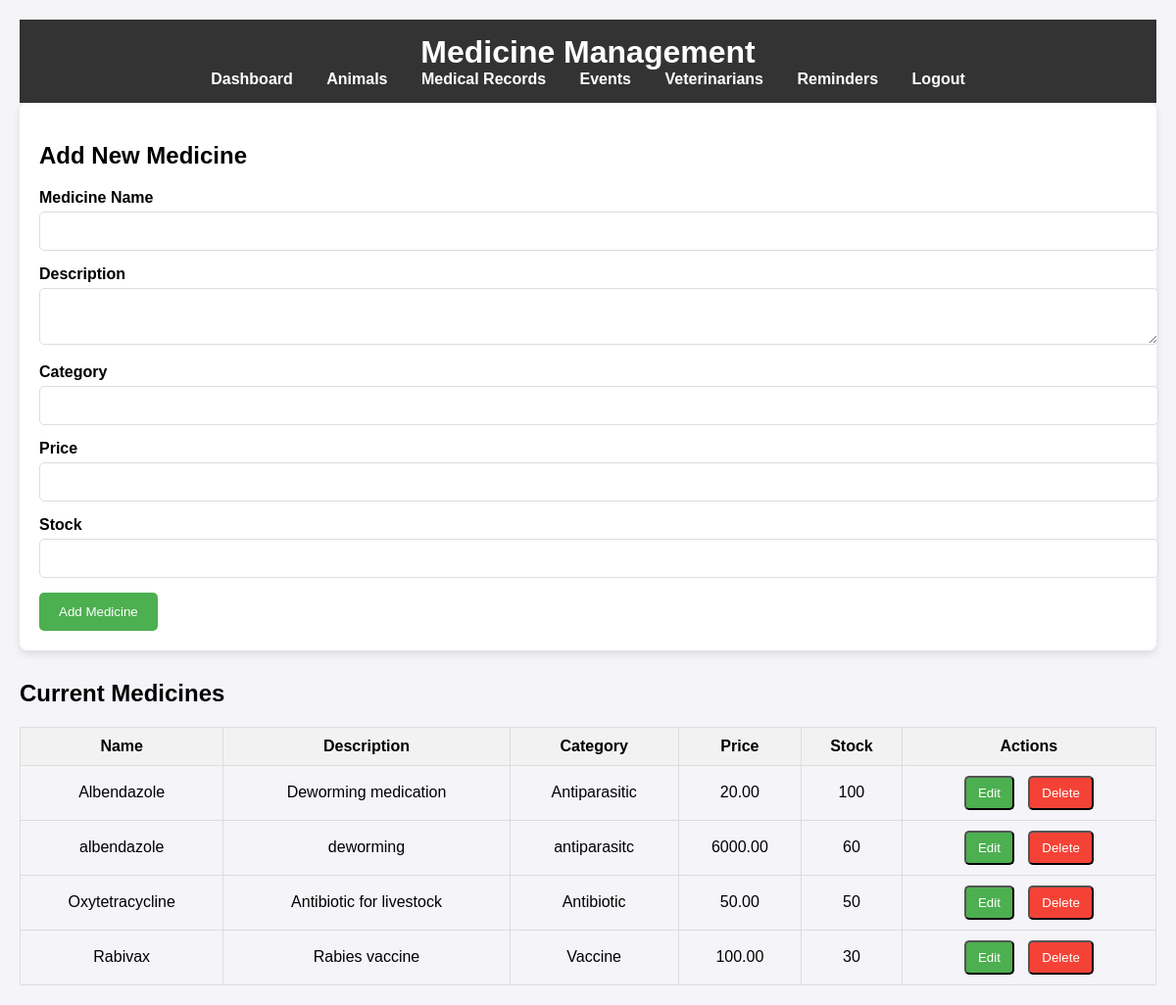
The page /medicines.php (signed in) on the database its author committed.
### tables this page shows
CREATE TABLE `medicines` (
  `id` int(11) NOT NULL,
  `name` varchar(100) DEFAULT NULL,
  `description` text DEFAULT NULL,
  `category` varchar(100) DEFAULT NULL,
  `price` decimal(10,2) DEFAULT NULL,
  `stock` int(11) DEFAULT NULL
);

### medicines.php (the view, shortened to what this page needs)
<?php
require 'db.php';
$query = "SELECT * FROM medicines ORDER BY name";
$result = $conn->query($query);
$medicines = $result->fetch_all(MYSQLI_ASSOC);
?>
<!DOCTYPE html>
<html lang="en">
<head>
    <link rel="stylesheet" href="medicines.css">
</head>
<body>
    <div class="dashboard-container">
        <header>
            <h1>Medicine Management</h1>
            <nav>
                <a href="dashboard.php">Dashboard</a>
                <a href="animals.php">Animals</a>
                <a href="medical_records.php">Medical Records</a>
                <a href="events.php">Events</a>
                <a href="veterinarians.php">Veterinarians</a>
                <a href="reminders.php">Reminders</a>
                <a href="logout.php" class="logout-btn">Logout</a>
            </nav>
        </header>
        <section class="medicine-form">
            <h2>Add New Medicine</h2>
            <form method="POST">
                <div class="form-group">
                    <label for="name">Medicine Name</label>
                    <input type="text" id="name" name="name" required maxlength="100">
                </div>
                <div class="form-group">
                    <label for="description">Description</label>
                    <textarea id="description" name="description" required maxlength="255"></textarea>
                </div>
                <div class="form-group">
                    <label for="category">Category</label>
                    <input type="text" id="category" name="category" required maxlength="100">
                </div>
                <div class="form-group">
                    <label for="price">Price</label>
                    <input type="number" id="price" name="price" required step="0.01">
                </div>
                <div class="form-group">
                    <label for="stock">Stock</label>
                    <input type="number" id="stock" name="stock" required>
                </div>
                <button type="submit" name="submit" class="submit-btn">Add Medicine</button>
            </form>
        </section>
        <section class="medicines-list">
            <h2>Current Medicines</h2>
            <table>
                <thead>
                    <tr>
                        <th>Name</th>
                        <th>Description</th>
                        <th>Category</th>
                        <th>Price</th>
                        <th>Stock</th>
                        <th>Actions</th>
                    </tr>
                </thead>
                <tbody>
                    <?php foreach ($medicines as $medicine): ?>
                        <tr>
                            <td><?php echo htmlspecialchars($medicine['name']); ?></td>
                            <td><?php echo htmlspecialchars($medicine['description']); ?></td>
                            <td><?php echo htmlspecialchars($medicine['category']); ?></td>
                            <td><?php echo $medicine['price']; ?></td>
                            <td><?php echo $medicine['stock']; ?></td>
                            <td class="actions">
                                <button onclick="editMedicine(<?php echo htmlspecialchars(json_encode($medicine)); ?>)"
                                        class="edit-btn">Edit</button>
                                <form method="POST" style="display: inline;">
                                    <button type="submit" name="delete" class="delete-btn"
                                            onclick="return confirm('Are you sure you want to delete this medicine?')">
                                        Delete
                                    </button>
                                </form>
                            </td>
                        </tr>
                    <?php endforeach; ?>
                </tbody>
            </table>
        </section>
    </div>
</body>
</html>

### medicines.css (style rules this page uses)
body { font-family: Arial, sans-serif; margin: 0; padding: 0; background-color: #f4f4f9; }
.dashboard-container { max-width: 1200px; margin: 0 auto; padding: 20px; }
header { background-color: #333; color: white; padding: 15px; text-align: center; }
header h1 { margin: 0; }
nav a { color: white; margin: 0 15px; text-decoration: none; font-weight: bold; }
.medicine-form { background-color: #fff; padding: 20px; margin-bottom: 30px; border-radius: 8px; box-shadow: 0 4px 8px rgba(0, 0, 0, 0.1); }
.medicine-form h2 { margin-bottom: 20px; }
.medicine-form .form-group { margin-bottom: 15px; }
.medicine-form label { display: block; font-weight: bold; margin-bottom: 5px; }
.medicine-form input, .medicine-form textarea { width: 100%; padding: 10px; font-size: 16px; border: 1px solid #ddd; border-radius: 5px; }
.medicine-form button { background-color: #4CAF50; color: white; padding: 12px 20px; border: none; border-radius: 5px; cursor: pointer; }
.medicines-list table { width: 100%; border-collapse: collapse; }
.medicines-list th, .medicines-list td { border: 1px solid #ddd; padding: 10px; text-align: center; }
.medicines-list th { background-color: #f2f2f2; }
.actions button { padding: 8px 12px; margin: 0 5px; border-radius: 5px; cursor: pointer; }
.edit-btn { background-color: #4CAF50; color: white; }
.delete-btn { background-color: #f44336; color: white; }

### rows shown on the page
medicines: name "Albendazole", description "Deworming medication", category "Antiparasitic", price "20.00", stock "100"
medicines: name "albendazole", description "deworming", category "antiparasitc", price "6000.00", stock "60"
medicines: name "Oxytetracycline", description "Antibiotic for livestock", category "Antibiotic", price "50.00", stock "50"
medicines: name "Rabivax", description "Rabies vaccine", category "Vaccine", price "100.00", stock "30"
